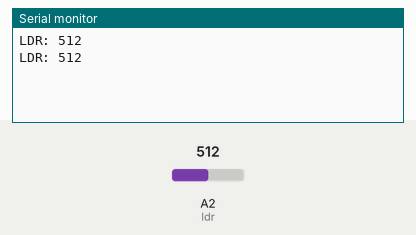
A sketch run on a simulated Arduino Uno, built with avr-gcc and run on an emulated ATmega328P. Shown: the last lines printed to the serial monitor. The inputs (shaded band) are chosen by the test bench; at power-on: A2 (ldr) = 512.

Above: at 1.8 s.
1.9 s: A2 (ldr) set to 716
At 2.3 s:
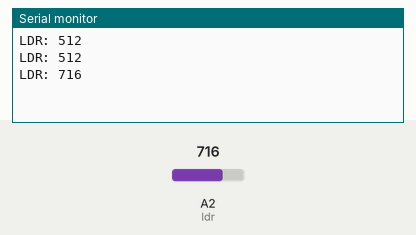
3.4 s: A2 (ldr) set to 900
At 4.8 s:
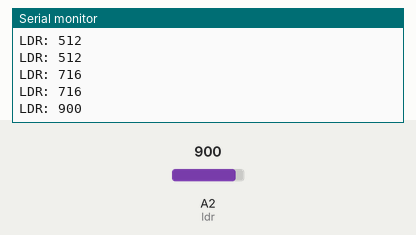
Timing chart, 0 to 6.4 s (numbered marks = the images above; inputs shaded):
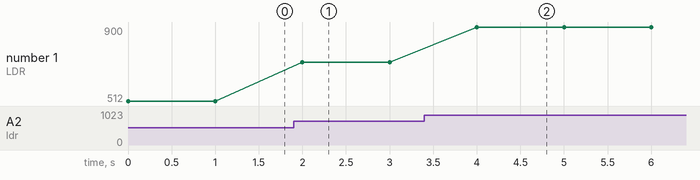

The sketch:

sensor_luminosidade.ino
```cpp
// Country: Brasil
// State: Pernambuco
// Developer: Matheus Johann Araújo
// Date: 2018-07-02

// Definindo porta do sensor LDR (Fotoresistor)
#define ldr A2

// Função principal e de execução única
void setup(){
  // Definindo o modo de funcionamento do pinos - INPUT (Entrada) / INPUT_PULLUP (Entrada + Resistores internos do Arduino) / OUTPUT (Saída)
  pinMode(ldr, INPUT);
  // Iniciando comunicação serial com taxa de bits 9600
  Serial.begin(9600);
}

// Declarando variável que terá o valor lido do LDR
int vLdr = 0;

// Função secundária e de repetição infinita
void loop(){
  // Ler o potênciometro e guarda o valor de 0 até 1023 (0v ~ 5v) na variável
  vLdr = analogRead(ldr);
  // Escreve na comunicação serial
  Serial.print("LDR: ");
  // Escreve e quebra a linha "[ENTER]" ou "\n"
  Serial.println(vLdr);
  // Espera um segundo (1s = 1000ms)
  delay(1000);
}

// Recomendações
// https://www.youtube.com/watch?v=6ApIdQKU5uo&index=13&list=PLx4x_zx8csUgWBTvA-fluHV970SzDJRBw
// https://portal.vidadesilicio.com.br/sensor-de-luz-com-ldr/
```

Measured:
- after the input at 1.9 s, the serial monitor: prints a new line after 0.10 s (image 1)
- after the input at 3.4 s, the serial monitor: prints a new line after 0.60 s (image 2)
- plotted number 1: 512 → 716 after the input at 1.9 s, 716 → 900 after the input at 3.4 s
